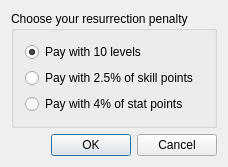
<?xml version="1.0" encoding="UTF-8"?>
<ui version="4.0">
 <class>ResurrectPenaltyDialog</class>
 <widget class="QDialog" name="ResurrectPenaltyDialog">
  <property name="geometry">
   <rect>
    <x>0</x>
    <y>0</y>
    <width>254</width>
    <height>146</height>
   </rect>
  </property>
  <property name="windowTitle">
   <string>Resurrect</string>
  </property>
  <layout class="QVBoxLayout" name="verticalLayout_2">
   <property name="sizeConstraint">
    <enum>QLayout::SetFixedSize</enum>
   </property>
   <item>
    <widget class="QGroupBox" name="groupBox">
     <property name="title">
      <string>Choose your resurrection penalty</string>
     </property>
     <layout class="QVBoxLayout" name="verticalLayout">
      <item>
       <widget class="QRadioButton" name="levelsRadioButton">
        <property name="text">
         <string>Pay with 10 levels</string>
        </property>
        <property name="checked">
         <bool>true</bool>
        </property>
       </widget>
      </item>
      <item>
       <widget class="QRadioButton" name="skillsRadioButton">
        <property name="text">
         <string>Pay with 2.5% of skill points</string>
        </property>
       </widget>
      </item>
      <item>
       <widget class="QRadioButton" name="statsRadioButton">
        <property name="text">
         <string>Pay with 4% of stat points</string>
        </property>
       </widget>
      </item>
     </layout>
    </widget>
   </item>
   <item>
    <widget class="QDialogButtonBox" name="buttonBox">
     <property name="standardButtons">
      <set>QDialogButtonBox::Cancel|QDialogButtonBox::Ok</set>
     </property>
    </widget>
   </item>
  </layout>
 </widget>
 <layoutdefault spacing="6" margin="11"/>
 <resources/>
 <connections>
  <connection>
   <sender>buttonBox</sender>
   <signal>accepted()</signal>
   <receiver>ResurrectPenaltyDialog</receiver>
   <slot>accept()</slot>
   <hints>
    <hint type="sourcelabel">
     <x>190</x>
     <y>126</y>
    </hint>
    <hint type="destinationlabel">
     <x>118</x>
     <y>139</y>
    </hint>
   </hints>
  </connection>
  <connection>
   <sender>buttonBox</sender>
   <signal>rejected()</signal>
   <receiver>ResurrectPenaltyDialog</receiver>
   <slot>reject()</slot>
   <hints>
    <hint type="sourcelabel">
     <x>269</x>
     <y>117</y>
    </hint>
    <hint type="destinationlabel">
     <x>281</x>
     <y>142</y>
    </hint>
   </hints>
  </connection>
 </connections>
</ui>
